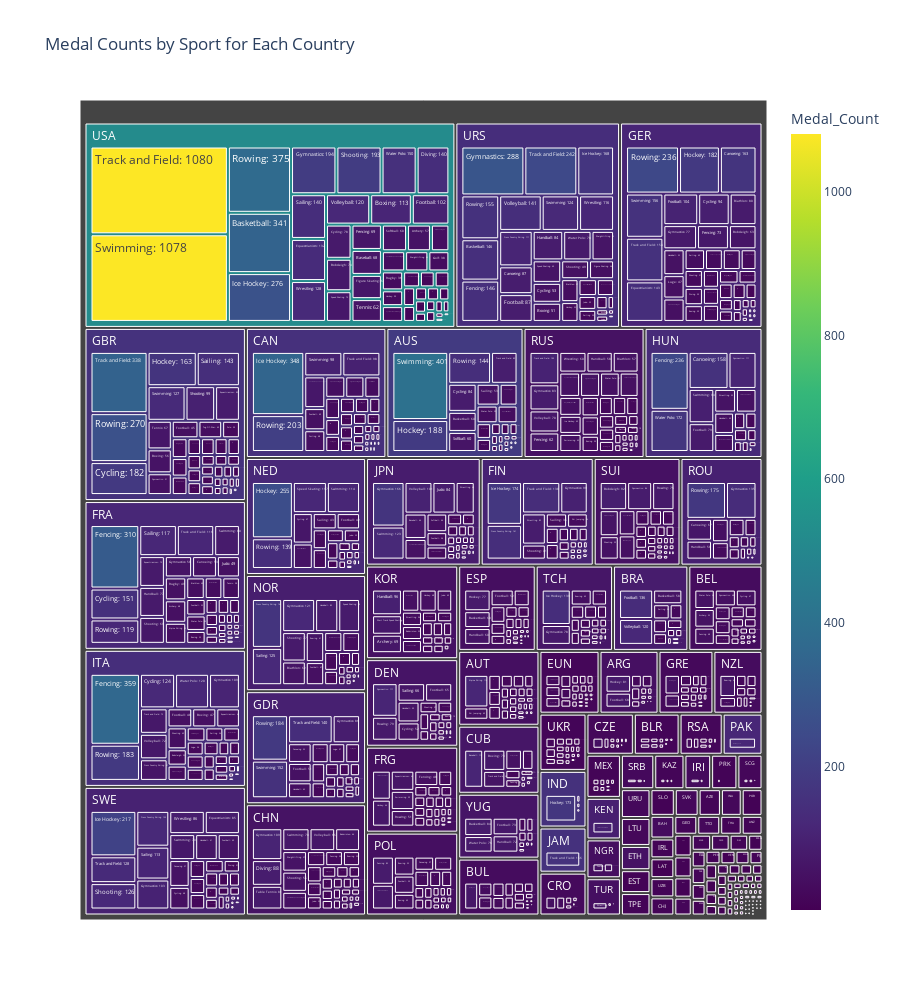

Write notebook code for a chart like this one.
### Markdown cell above
# Medal Count Per Sport for Each Country Tree Map

### Code cell
import plotly.express as px

# Filter the dataset to only include medal winners
medals_df = df.dropna(subset=['Medal'])

# Calculate the medal count by country and sport
medal_counts = medals_df.groupby(['NOC', 'Sport'])['Medal'].count().reset_index()

# Rename columns for better readability in the treemap
medal_counts.rename(columns={'NOC': 'Country', 'Sport': 'Sport', 'Medal': 'Medal_Count'}, inplace=True)

# Create the treemap
fig = px.treemap(medal_counts, path=['Country', 'Sport'], values='Medal_Count',
                 title='Medal Counts by Sport for Each Country',
                 color_continuous_scale='viridis',
                 color='Medal_Count',
                 custom_data=['Sport', 'Medal_Count'])

# Update hover and text templates to show the number of medals for each sport
fig.update_traces(hovertemplate='Country: %{label}<br>Sport: %{customdata[0]}<br>Medal Count: %{customdata[1]}',
                  texttemplate='%{customdata[0]}: %{customdata[1]}')

fig.update_layout(height=1000)
fig.show()

### Figure 1 — Plotly figure (JSON) as saved in the notebook; plotly's stock layout.template omitted (floating-point values rounded to 4 significant figures; data arrays with more than 128 entries replaced by an {"elided": "..."} marker saying what was removed)
{"data": [{"branchvalues": "total", "customdata": {"elided": "1598x2 mixed values"}, "domain": {"x": [0, 1], "y": [0, 1]}, "hovertemplate": "Country: %{label}<br>Sport: %{customdata[0]}<br>Medal Count: %{customdata[1]}", "ids": {"elided": "1598 str values"}, "labels": {"elided": "1598 str values"}, "marker": {"coloraxis": "coloraxis", "colors": {"elided": "1598 float values"}}, "name": "", "parents": {"elided": "1598 str values"}, "texttemplate": "%{customdata[0]}: %{customdata[1]}", "type": "treemap", "values": {"elided": "1598 int values"}}], "layout": {"coloraxis": {"colorbar": {"title": {"text": "Medal_Count"}}, "colorscale": [[0, "#440154"], [0.1111, "#482878"], [0.2222, "#3e4989"], [0.3333, "#31688e"], [0.4444, "#26828e"], [0.5556, "#1f9e89"], [0.6667, "#35b779"], [0.7778, "#6ece58"], [0.8889, "#b5de2b"], [1, "#fde725"]]}, "height": 1000, "legend": {"tracegroupgap": 0}, "title": {"text": "Medal Counts by Sport for Each Country"}}}
